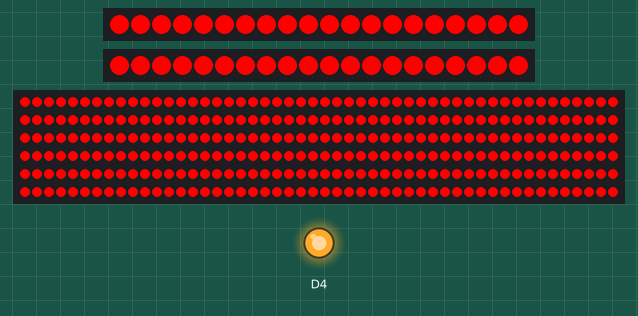
The sketch below on a simulated ESP8266 (NodeMCU). Shown: 2 × 20 RGB LEDs in strip order, left to right, 300 RGB LEDs in strip order, left to right, continuing on the next row, output pins drawn as LEDs (lit = HIGH, except the on-board LED, lit = LOW). Dashed ring = blinking. Dim RGB values are drawn brighter than linear.

Above: at 2.1 s.
At 3.1 s:
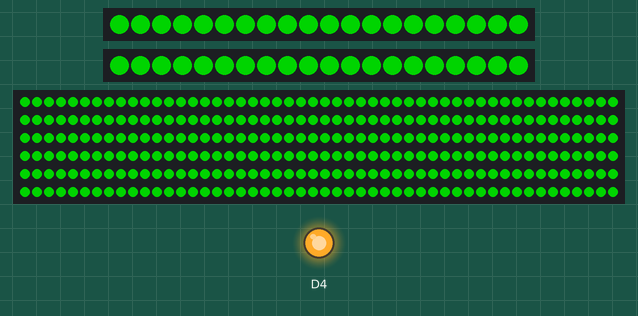
At 4.1 s:
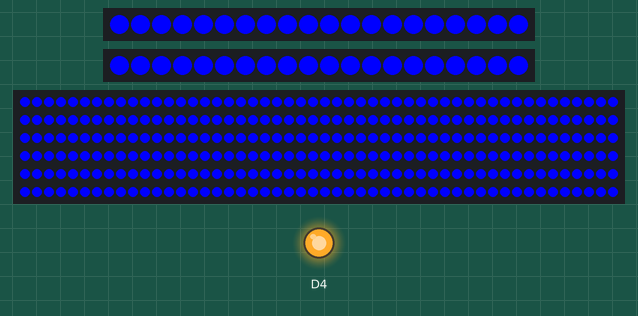
At 38.93 s:
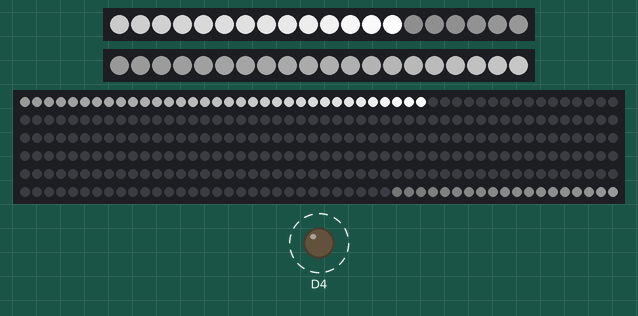
Timing chart, 0 to 40.0 s (numbered marks = the images above):
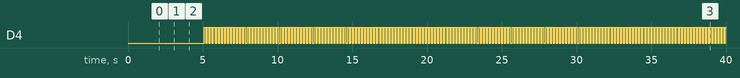

The sketch:

FirstLight.ino
```cpp
// Use if you want to force the software SPI subsystem to be used for some reason (generally, you don't)
// #define FASTLED_FORCE_SOFTWARE_SPI
// Use if you want to force non-accelerated pin access (hint: you really don't, it breaks lots of things)
// #define FASTLED_FORCE_SOFTWARE_SPI
// #define FASTLED_FORCE_SOFTWARE_PINS
#define FASTLED_ESP8266_RAW_PIN_ORDER
//#define FASTLED_ESP8266_D1_PIN_ORDER
// #define FASTLED_ALLOW_INTERRUPTS 0
#define FASTLED_INTERRUPT_RETRY_COUNT 1

#include "FastLED.h"

///////////////////////////////////////////////////////////////////////////////////////////
//
// Move a white dot along the strip of leds.  This program simply shows how to configure the leds,
// and then how to turn a single pixel white and then off, moving down the line of pixels.
//

// How many leds are in the strip?
#define NUM_LEDS_1 20
#define CLOCK_PIN1 D6
#define DATA_PIN1 D5

#define NUM_LEDS_2 20
#define CLOCK_PIN2 D8
#define DATA_PIN2 D7

#define NUM_LEDS_3 60*5
#define CLOCK_PIN3 D2
#define DATA_PIN3 D1

// This is an array of leds.  One item for each led in your strip.
#define NUM_B_LED NUM_LEDS_1+NUM_LEDS_2
CRGB bLeds[NUM_B_LED];
#define NUM_L_LED NUM_LEDS_3
CRGB lLeds[NUM_L_LED];

// This function sets up the ledsand tells the controller about them
void setup() {
  // sanity check delay - allows reprogramming if accidently blowing power w/leds
  delay(2000);

  FastLED.addLeds<WS2801, DATA_PIN1, CLOCK_PIN1, BGR>(bLeds, 0, NUM_LEDS_1);
  FastLED.addLeds<WS2801, DATA_PIN2, CLOCK_PIN2, BGR>(bLeds, NUM_LEDS_1, NUM_LEDS_2);

  FastLED.addLeds<APA102, DATA_PIN3, CLOCK_PIN3, BGR>(lLeds, NUM_L_LED);

  fill_solid(bLeds, NUM_B_LED, CRGB::Red);
  fill_solid(lLeds, NUM_L_LED, CRGB::Red);
  FastLED.show();
  delay(1000);

  fill_solid(bLeds, NUM_B_LED, CRGB::Green);
  fill_solid(lLeds, NUM_L_LED, CRGB::Green);
  FastLED.show();
  delay(1000);

  fill_solid(bLeds, NUM_B_LED, CRGB::Blue);
  fill_solid(lLeds, NUM_L_LED, CRGB::Blue);
  FastLED.show();
  delay(1000);

  FastLED.clear();
  FastLED.show();

  pinMode(BUILTIN_LED, OUTPUT);
}

// This function runs over and over, and is where you do the magic to light
// your leds.
void loop() {
  static boolean ledState = false;

  fadeToBlackBy( bLeds, NUM_B_LED, 16);
  fadeToBlackBy( lLeds, NUM_L_LED, 16);

  // Move a single white led
  static int bWhite = 0;
  bWhite++;
  if ( bWhite >= NUM_B_LED ) bWhite = 0;

  bLeds[bWhite] = CRGB::White;

  // Move a single white led
  static int lWhite = 0;
  lWhite++;
  if ( lWhite >= NUM_L_LED ) lWhite = 0;

  lLeds[lWhite] = CRGB::White;

  // Show the leds (only one of which is set to white, from above)
  FastLED.show();

  // Wait a little bit
  delay(100);

  ledState = !ledState;
  digitalWrite(BUILTIN_LED, ledState);

}
```

Measured:
- by itself, D4: alternates HIGH for 0.10 s and LOW for 0.10 s
- what the display in image 0 shows lasts 1.0 s, from 2.0 s to 3.0 s
